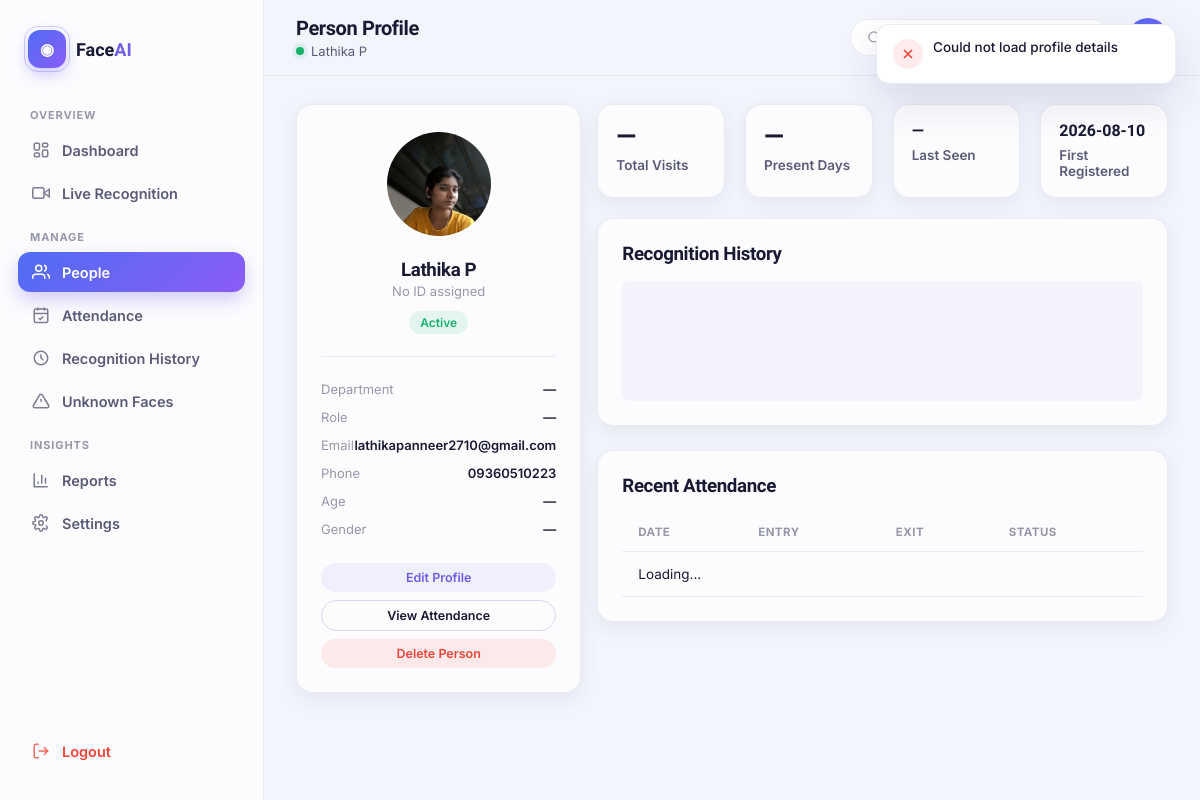
/people/5 (signed in), run on the app's committed database.
### tables this page shows
CREATE TABLE persons (
            id INTEGER PRIMARY KEY AUTOINCREMENT,
            full_name TEXT NOT NULL,
            person_code TEXT UNIQUE,
            age INTEGER,
            gender TEXT,
            phone TEXT,
            email TEXT,
            department TEXT,
            role TEXT,
            address TEXT,
            dob TEXT,
            photo_path TEXT,
            status TEXT DEFAULT 'Active',
            consent_given INTEGER DEFAULT 0,
            created_at TEXT DEFAULT (datetime('now')),
            last_seen TEXT
        , user_id INTEGER NOT NULL DEFAULT 1);

### app.py (the view)
@app.route("/people/<int:person_id>")
@login_required
def person_details(person_id):
    conn = db.get_db()
    person = get_owned_person(conn, person_id)
    conn.close()
    if not person:
        flash("Person not found", "error")
        return redirect(url_for("people"))
    return render_template("person_details.html", active="people", person=dict(person), person_id=person_id)

### app.py (called while the page is built)
def login_required(f):
    @wraps(f)
    def wrapper(*args, **kwargs):
        if not session.get("user_id"):
            if request.path.startswith("/api/"):
                return jsonify({"success": False, "error": "Not authenticated"}), 401
            return redirect(url_for("login"))
        return f(*args, **kwargs)
    return wrapper

@app.context_processor
def inject_globals():
    return {
        "admin_name": session.get("full_name", "Admin"),
        "now": datetime.now(),
    }

def current_user_id():
    return session.get("user_id")

def get_owned_person(conn, person_id):
    return conn.execute(
        "SELECT * FROM persons WHERE id = ? AND user_id = ?",
        (person_id, current_user_id())
    ).fetchone()

### database.py (called while the page is built)
def get_db():
    conn = sqlite3.connect(DB_PATH)
    conn.row_factory = sqlite3.Row
    conn.execute("PRAGMA foreign_keys = ON")
    return conn

### templates/person_details.html (shortened to what this page needs)
{% extends "base.html" %}
{% block topbar_title %}Person Profile{% endblock %}
{% block topbar_sub %}<span class="dot dot-success"></span> {{ person.full_name }}{% endblock %}
{% block content %}
<div class="fade-in-up grid-2" style="grid-template-columns: 1fr 2fr; align-items:start;">
  <div class="card" style="text-align:center;">
    {% if person.photo_path %}
      <img src="/{{ person.photo_path }}" style="width:110px;height:110px;border-radius:50%;object-fit:cover;margin:0 auto 16px;border:3px solid #fff;box-shadow:var(--shadow-sm);" onerror="this.style.display='none'">
    {% else %}
      <div class="person-photo-fallback" style="width:110px;height:110px;font-size:32px;margin:0 auto 16px;">{{ person.full_name[0]|upper }}</div>
    {% endif %}
    <h3>{{ person.full_name }}</h3>
    <p class="text-sm text-muted" style="margin-top:2px;">{{ person.person_code or 'No ID assigned' }}</p>
    <div style="margin-top:12px;">
      <span class="badge {% if person.status=='Active' %}badge-success{% else %}badge-neutral{% endif %}">{{ person.status }}</span>
    </div>
    <div style="text-align:left; margin-top:22px; border-top:1px solid var(--border); padding-top:18px;">
      <div class="flex justify-between" style="padding:6px 0;"><span class="text-sm text-muted">Department</span><span class="text-sm" style="font-weight:600;">{{ person.department or '—' }}</span></div>
      <div class="flex justify-between" style="padding:6px 0;"><span class="text-sm text-muted">Role</span><span class="text-sm" style="font-weight:600;">{{ person.role or '—' }}</span></div>
      <div class="flex justify-between" style="padding:6px 0;"><span class="text-sm text-muted">Email</span><span class="text-sm" style="font-weight:600;">{{ person.email or '—' }}</span></div>
      <div class="flex justify-between" style="padding:6px 0;"><span class="text-sm text-muted">Phone</span><span class="text-sm" style="font-weight:600;">{{ person.phone or '—' }}</span></div>
      <div class="flex justify-between" style="padding:6px 0;"><span class="text-sm text-muted">Age</span><span class="text-sm" style="font-weight:600;">{{ person.age or '—' }}</span></div>
      <div class="flex justify-between" style="padding:6px 0;"><span class="text-sm text-muted">Gender</span><span class="text-sm" style="font-weight:600;">{{ person.gender or '—' }}</span></div>
    </div>
    <div class="flex" style="flex-direction:column; gap:8px; margin-top:20px;">
      <button class="btn btn-ghost btn-sm" onclick="openEditModal()">Edit Profile</button>
      <a href="/attendance?person={{ person.id }}" class="btn btn-outline btn-sm">View Attendance</a>
      <button class="btn btn-danger btn-sm" onclick="deleteThisPerson()">Delete Person</button>
    </div>
  </div>
  <div>
    <div class="stats-grid" style="grid-template-columns: repeat(4,1fr); margin-bottom:20px;">
      <div class="card stat-card" style="padding:18px;">
        <div class="stat-value" style="font-size:26px;" id="statVisits">—</div>
        <div class="stat-label">Total Visits</div>
      </div>
      <div class="card stat-card" style="padding:18px;">
        <div class="stat-value" style="font-size:26px;" id="statPresentDays">—</div>
        <div class="stat-label">Present Days</div>
      </div>
      <div class="card stat-card" style="padding:18px;">
        <div class="stat-value" style="font-size:16px;" id="statLastSeen">—</div>
        <div class="stat-label">Last Seen</div>
      </div>
      <div class="card stat-card" style="padding:18px;">
        <div class="stat-value" style="font-size:16px;">{{ person.created_at[:10] if person.created_at else '—' }}</div>
        <div class="stat-label">First Registered</div>
      </div>
    </div>
    <div class="card mb-24">
      <h3 style="margin-bottom:16px;">Recognition History</h3>
      <div id="historyList"><div class="skeleton" style="height:120px;"></div></div>
    </div>
    <div class="card">
      <h3 style="margin-bottom:16px;">Recent Attendance</h3>
      <div class="table-wrap">
        <table class="data-table">
          <thead><tr><th>Date</th><th>Entry</th><th>Exit</th><th>Status</th></tr></thead>
          <tbody id="attendanceBody"><tr><td colspan="4" class="text-muted">Loading...</td></tr></tbody>
        </table>
      </div>
    </div>
  </div>
</div>
{% endblock %}

### templates/base.html (shortened to what this page needs)
<!DOCTYPE html>
<html lang="en">
<head>
<link rel="stylesheet" href="{{ url_for('static', filename='css/style.css') }}">
</head>
<body>
<div class="ambient-bg"><div class="blob b1"></div><div class="blob b2"></div><div class="blob b3"></div></div>
<div class="app-shell">
  <aside class="sidebar" id="sidebar">
    <div class="sidebar-brand">
      <div class="logo-mark">◉</div>
      <div class="brand-text">Face<span>AI</span></div>
    </div>
    <nav>
      <div class="nav-section-label">Overview</div>
      <a href="{{ url_for('dashboard') }}" class="nav-link {% if active=='dashboard' %}active{% endif %}">
        <svg width="18" height="18" viewBox="0 0 24 24" fill="none" stroke="currentColor" stroke-width="2"><rect x="3" y="3" width="7" height="9" rx="2"/><rect x="14" y="3" width="7" height="5" rx="2"/><rect x="14" y="12" width="7" height="9" rx="2"/><rect x="3" y="16" width="7" height="5" rx="2"/></svg>
        Dashboard
      </a>
      <a href="{{ url_for('recognition') }}" class="nav-link {% if active=='recognition' %}active{% endif %}">
        <svg width="18" height="18" viewBox="0 0 24 24" fill="none" stroke="currentColor" stroke-width="2"><path d="M23 7l-7 5 7 5V7z"/><rect x="1" y="5" width="15" height="14" rx="2"/></svg>
        Live Recognition
      </a>
      <div class="nav-section-label">Manage</div>
      <a href="{{ url_for('people') }}" class="nav-link {% if active=='people' %}active{% endif %}">
        <svg width="18" height="18" viewBox="0 0 24 24" fill="none" stroke="currentColor" stroke-width="2"><path d="M17 21v-2a4 4 0 00-4-4H5a4 4 0 00-4 4v2"/><circle cx="9" cy="7" r="4"/><path d="M23 21v-2a4 4 0 00-3-3.87M16 3.13a4 4 0 010 7.75"/></svg>
        People
      </a>
      <a href="{{ url_for('attendance') }}" class="nav-link {% if active=='attendance' %}active{% endif %}">
        <svg width="18" height="18" viewBox="0 0 24 24" fill="none" stroke="currentColor" stroke-width="2"><rect x="3" y="4" width="18" height="18" rx="2"/><path d="M16 2v4M8 2v4M3 10h18"/><path d="M9 16l2 2 4-4"/></svg>
        Attendance
      </a>
      <a href="{{ url_for('history') }}" class="nav-link {% if active=='history' %}active{% endif %}">
        <svg width="18" height="18" viewBox="0 0 24 24" fill="none" stroke="currentColor" stroke-width="2"><circle cx="12" cy="12" r="9"/><path d="M12 7v5l3 3"/></svg>
        Recognition History
      </a>
      <a href="{{ url_for('unknown_faces_page') }}" class="nav-link {% if active=='unknown' %}active{% endif %}">
        <svg width="18" height="18" viewBox="0 0 24 24" fill="none" stroke="currentColor" stroke-width="2"><path d="M10.29 3.86L1.82 18a2 2 0 001.71 3h16.94a2 2 0 001.71-3L13.71 3.86a2 2 0 00-3.42 0z"/><path d="M12 9v4M12 17h.01"/></svg>
        Unknown Faces
      </a>
      <div class="nav-section-label">Insights</div>
      <a href="{{ url_for('reports') }}" class="nav-link {% if active=='reports' %}active{% endif %}">
        <svg width="18" height="18" viewBox="0 0 24 24" fill="none" stroke="currentColor" stroke-width="2"><path d="M3 3v18h18"/><path d="M18 17V9M13 17V5M8 17v-3"/></svg>
        Reports
      </a>
      <a href="{{ url_for('settings_page') }}" class="nav-link {% if active=='settings' %}active{% endif %}">
        Settings
      </a>
    </nav>
    <div class="sidebar-footer">
      <a href="{{ url_for('logout') }}" class="nav-link logout-link">
        <svg width="18" height="18" viewBox="0 0 24 24" fill="none" stroke="currentColor" stroke-width="2"><path d="M9 21H5a2 2 0 01-2-2V5a2 2 0 012-2h4"/><path d="M16 17l5-5-5-5M21 12H9"/></svg>
        Logout
      </a>
    </div>
  </aside>
  <div class="main-area">
    <header class="topbar">
      <div class="flex items-center gap-16">
        <div class="topbar-greeting">
          <h2>{% block topbar_title %}Good day, {{ admin_name }} 👋{% endblock %}</h2>
          <div class="status-line">{% block topbar_sub %}<span class="dot dot-success"></span> AI Recognition System is Online{% endblock %}</div>
        </div>
      </div>
      <div class="topbar-right">
        <div class="global-search">
          <svg width="15" height="15" viewBox="0 0 24 24" fill="none" stroke="currentColor" stroke-width="2"><circle cx="11" cy="11" r="8"/><path d="M21 21l-4.35-4.35"/></svg>
        </div>
        <div class="avatar">{{ admin_name[0]|upper if admin_name else 'A' }}</div>
      </div>
    </header>
    <main class="page-content">
      {% block content %}{% endblock %}
    </main>
  </div>
</div>
</body>
</html>

### data on the page
persons: full_name "Lathika P", photo_path (picture), status "Active", email "lathikapanneer2710@gmail.com", phone "09360510223", created_at "2026-08-10"

### other printed values
{{ person.person_code or 'No ID assigned' }} "No ID assigned"
{{ person.department or '—' }} "—"
{{ person.role or '—' }} "—"
{{ person.age or '—' }} "—"
{{ person.gender or '—' }} "—"
